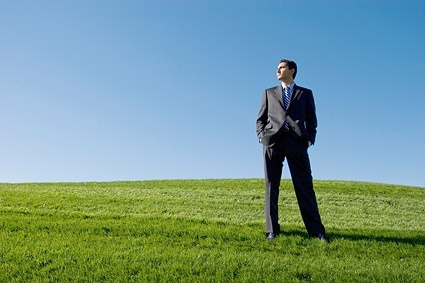
#> input picture test_images/image2.jpeg, 425 x 283 px
$ python main.py --video test_images/image2.jpeg --image test_images/image4.jpeg
#> lines starting #> are read from the running program, lines starting #| are printed output that depends on the picture; after the words box and inside, x2 and y2 are one past the last pixel; in counts of white or black regions, pixels touching at a corner belong together
#> in detectByPathVideo, frame is the input picture: shape (283, 425, 3); mean B, G, R 146.8, 154.2, 119.2
import cv2
import imutils
import argparse


def detect(frame):
    # PREPROCESSING
    # bgr image to grayscale
    gray = cv2.cvtColor(frame, cv2.COLOR_BGR2GRAY)
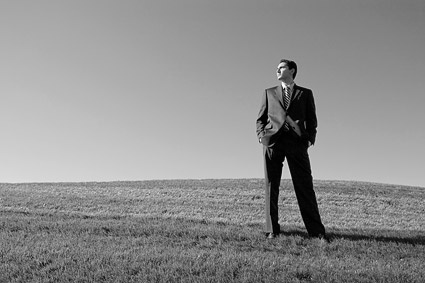
#> gray: shape (283, 425); min 0, max 252, mean 142.9
    # gaussian blur
    blur = cv2.GaussianBlur(gray, (3,3), 0)
    # coordinates of rectangles found
    bounding_box_coordinate, weights = HOGCV.detectMultiScale(
        blur, winStride=(4, 4), padding=(8, 8), scale=1.03)
#> bounding_box_coordinate = [[231, 29, 115, 229]]; weights = [2.82]

    person = 1

    for x, y, w, h in bounding_box_coordinate:
        cv2.rectangle(frame, (x, y), (x + w, y + h), (0, 255, 0), 2)
        cv2.putText(frame, f'person {person}', (x, y), cv2.FONT_HERSHEY_SIMPLEX, 0.5, (0, 0, 255), 1)
        person += 1
#> this loop made 1 pass
#> (x, y, w, h, person) on pass 1: (231, 29, 115, 229, 2)
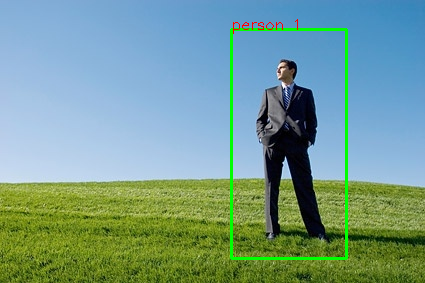
#> frame: shape (283, 425, 3); 1.79% of pixels changed, all inside (x1, y1, x2, y2) = (230, 19, 348, 260)
#> after the loop, person = 2

    cv2.putText(frame, 'Status : Detecting ', (40, 40), cv2.FONT_HERSHEY_DUPLEX, 0.8, (255, 0, 0), 2)
    cv2.putText(frame, f'Total Persons : {person - 1}', (40, 70), cv2.FONT_HERSHEY_DUPLEX, 0.8, (255, 0, 0), 2)
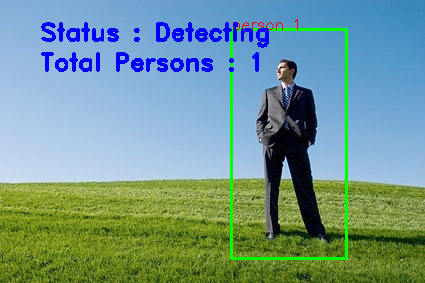
#> frame: shape (283, 425, 3); mean B, G, R 145.5, 150.9, 114
    cv2.imshow('output', frame)
    return frame

def detectByPathImage(path, output_path):
    image = cv2.imread(path)

    image = imutils.resize(image, width=min(800, image.shape[1]))

    result_image = detect(image)

    if output_path is not None:
        cv2.imwrite(output_path, result_image)

    cv2.waitKey(0)
    cv2.destroyAllWindows()

def detectByPathVideo(path, writer):
    video = cv2.VideoCapture(path)
    check, frame = video.read()
    if not check:
        print('Video Not Found. Please Enter a Valid Path (Full path of Video Should be Provided).')
        return

    print('Detecting people...')
    while video.isOpened():
        # check is True if reading was successful
        check, frame = video.read()

        if check:
            frame = imutils.resize(frame, width=min(1000, frame.shape[1]))
            frame = detect(frame)

            if writer is not None:
                writer.write(frame)

            key = cv2.waitKey(1)
#> (key q is pressed here)
            if key == ord('q'):
                break
        else:
            break
    video.release()
    cv2.destroyAllWindows()


def detectByCamera(writer):
    video = cv2.VideoCapture(0)
    print('Detecting people...')

    while True:
        check, frame = video.read()

        frame = detect(frame)
        if writer is not None:
            writer.write(frame)

        key = cv2.waitKey(1)
        if key == ord('q'):
            break

    video.release()
    cv2.destroyAllWindows()


def humanDetector(args):
    image_path = args["image"]
    video_path = args['video']
    if str(args["camera"]) == 'true':
        camera = True
    else:
        camera = False

    writer = None
    if args['output'] is not None and image_path is None:
        writer = cv2.VideoWriter(args['output'], cv2.VideoWriter_fourcc(*'MJPG'), 10, (600, 600))

    if camera:
        print('[INFO] Opening Web Cam.')
        detectByCamera(writer)
    elif video_path is not None:
        print('[INFO] Opening Video from path.')
        detectByPathVideo(video_path, writer)
    elif image_path is not None:
        print('[INFO] Opening Image from path.')
        detectByPathImage(image_path, args['output'])


def argsParser():
    arg_parse = argparse.ArgumentParser()
    arg_parse.add_argument("-v", "--video", default=None)
    arg_parse.add_argument("-i", "--image", default=None)
    arg_parse.add_argument("-c", "--camera", default=False)
    arg_parse.add_argument("-o", "--output", type=str)
    args = vars(arg_parse.parse_args())

    return args


if __name__ == "__main__":
    HOGCV = cv2.HOGDescriptor()
    HOGCV.setSVMDetector(cv2.HOGDescriptor_getDefaultPeopleDetector())

    args = argsParser()
    humanDetector(args)
